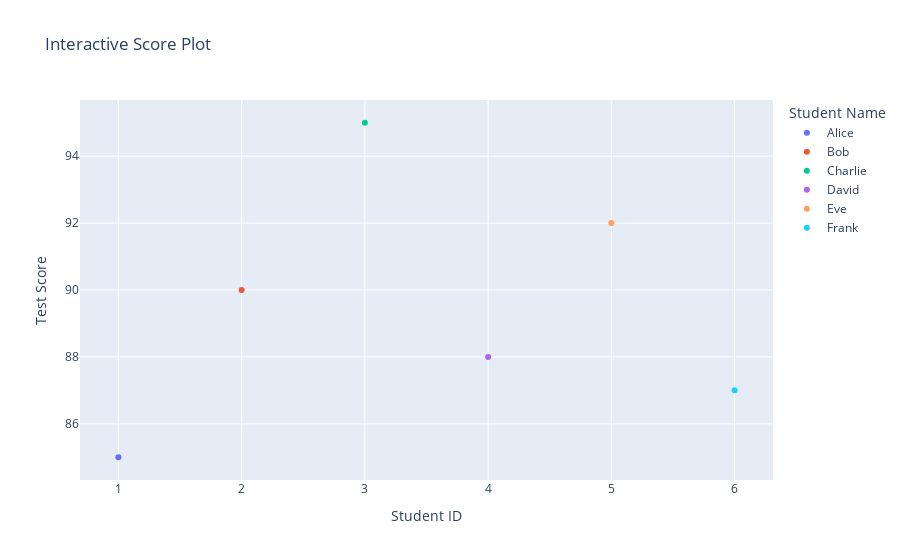

The notebook cell saved with this chart:
### Markdown cell above
## Creating and Customizing Interactive Plots with Plotly

**Plotly** is a powerful Python library for creating interactive, publication-quality visualizations. Unlike Matplotlib and Seaborn, which primarily generate static images, Plotly produces interactive plots that users can zoom, pan, hover, and export directly from the browser.


### How Plotly Differs from Matplotlib and Seaborn

| Feature            | Plotly                              | Matplotlib/Seaborn                |
|--------------------|-------------------------------------|------------------------------------|
| **Interactivity**  | Fully interactive by default        | Mostly static (limited interactivity with mpld3 or widgets) |
| **Ease of Use**    | High-level API (Plotly Express)     | Matplotlib: low-level, Seaborn: high-level for stats |
| **Web Integration**| Native HTML/JS output               | Static images (PNG, SVG, PDF)      |
| **Customization**  | Extensive, via JSON-like syntax     | Extensive, but sometimes verbose   |
| **3D/Maps**        | Built-in support                    | Limited (Matplotlib 3D is basic)   |
| **Performance**    | Slower for very large datasets      | Faster for static, large datasets  |

### Example Use Cases

- **Dashboards**: Plotly is ideal for building interactive dashboards (e.g., with Dash).
- **Data Exploration**: Hover tooltips and zooming make it easy to explore data visually.
- **Presentations**: Interactive plots engage audiences and allow dynamic exploration.

### Code cell
import plotly.express as px
import pandas as pd

# Sample DataFrame
df = pd.DataFrame({
    'ID': [1, 2, 3, 4, 5, 6],
    'Name': ['Alice', 'Bob', 'Charlie', 'David', 'Eve', 'Frank'],
    'Score': [85, 90, 95, 88, 92, 87]
})

# Create an interactive scatter plot
fig = px.scatter(
    df,
    x='ID',
    y='Score',
    color='Name',
    title='Interactive Score Plot',
    labels={'Score': 'Test Score', 'ID': 'Student ID'},
    hover_data=['Name']
)

# Customize layout
fig.update_layout(
    xaxis=dict(showgrid=True),
    yaxis=dict(showgrid=True),
    legend_title_text='Student Name'
)

fig.show()

### Figure 1 — Plotly figure (JSON) as saved in the notebook; plotly's stock layout.template omitted (floating-point values rounded to 4 significant figures)
{"data": [{"customdata": [["Alice"]], "hovertemplate": "Name=%{customdata[0]}<br>Student ID=%{x}<br>Test Score=%{y}<extra></extra>", "legendgroup": "Alice", "marker": {"color": "#636efa", "symbol": "circle"}, "mode": "markers", "name": "Alice", "orientation": "v", "showlegend": true, "type": "scatter", "x": [1], "xaxis": "x", "y": [85], "yaxis": "y"}, {"customdata": [["Bob"]], "hovertemplate": "Name=%{customdata[0]}<br>Student ID=%{x}<br>Test Score=%{y}<extra></extra>", "legendgroup": "Bob", "marker": {"color": "#EF553B", "symbol": "circle"}, "mode": "markers", "name": "Bob", "orientation": "v", "showlegend": true, "type": "scatter", "x": [2], "xaxis": "x", "y": [90], "yaxis": "y"}, {"customdata": [["Charlie"]], "hovertemplate": "Name=%{customdata[0]}<br>Student ID=%{x}<br>Test Score=%{y}<extra></extra>", "legendgroup": "Charlie", "marker": {"color": "#00cc96", "symbol": "circle"}, "mode": "markers", "name": "Charlie", "orientation": "v", "showlegend": true, "type": "scatter", "x": [3], "xaxis": "x", "y": [95], "yaxis": "y"}, {"customdata": [["David"]], "hovertemplate": "Name=%{customdata[0]}<br>Student ID=%{x}<br>Test Score=%{y}<extra></extra>", "legendgroup": "David", "marker": {"color": "#ab63fa", "symbol": "circle"}, "mode": "markers", "name": "David", "orientation": "v", "showlegend": true, "type": "scatter", "x": [4], "xaxis": "x", "y": [88], "yaxis": "y"}, {"customdata": [["Eve"]], "hovertemplate": "Name=%{customdata[0]}<br>Student ID=%{x}<br>Test Score=%{y}<extra></extra>", "legendgroup": "Eve", "marker": {"color": "#FFA15A", "symbol": "circle"}, "mode": "markers", "name": "Eve", "orientation": "v", "showlegend": true, "type": "scatter", "x": [5], "xaxis": "x", "y": [92], "yaxis": "y"}, {"customdata": [["Frank"]], "hovertemplate": "Name=%{customdata[0]}<br>Student ID=%{x}<br>Test Score=%{y}<extra></extra>", "legendgroup": "Frank", "marker": {"color": "#19d3f3", "symbol": "circle"}, "mode": "markers", "name": "Frank", "orientation": "v", "showlegend": true, "type": "scatter", "x": [6], "xaxis": "x", "y": [87], "yaxis": "y"}], "layout": {"legend": {"title": {"text": "Student Name"}, "tracegroupgap": 0}, "title": {"text": "Interactive Score Plot"}, "xaxis": {"anchor": "y", "domain": [0, 1], "showgrid": true, "title": {"text": "Student ID"}}, "yaxis": {"anchor": "x", "domain": [0, 1], "showgrid": true, "title": {"text": "Test Score"}}}}
